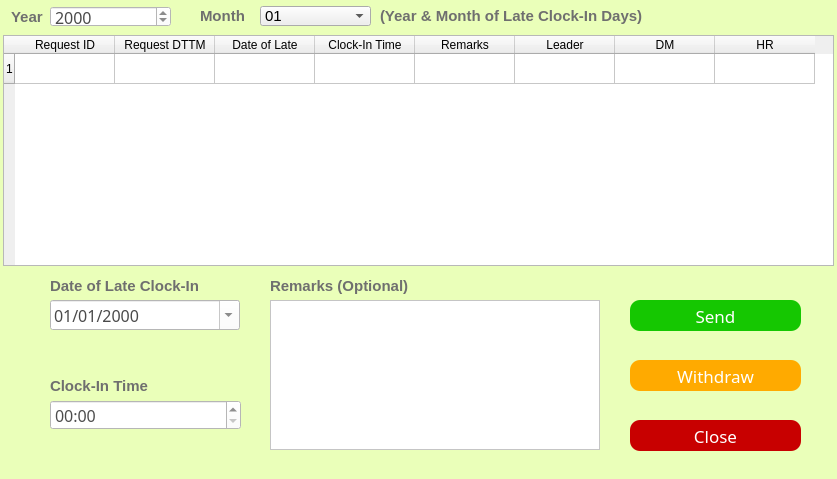
<?xml version="1.0" encoding="UTF-8"?>
<ui version="4.0">
 <class>ApplyLateClockIn</class>
 <widget class="QDialog" name="ApplyLateClockIn">
  <property name="geometry">
   <rect>
    <x>0</x>
    <y>0</y>
    <width>837</width>
    <height>479</height>
   </rect>
  </property>
  <property name="windowTitle">
   <string>Apply Late Clock-In</string>
  </property>
  <property name="styleSheet">
   <string notr="true">QDialog
{
	background-color: rgb(234, 255, 185)
}</string>
  </property>
  <widget class="QPushButton" name="pushButton">
   <property name="geometry">
    <rect>
     <x>630</x>
     <y>300</y>
     <width>171</width>
     <height>31</height>
    </rect>
   </property>
   <property name="font">
    <font>
     <family>Microsoft Yahei</family>
     <pointsize>13</pointsize>
    </font>
   </property>
   <property name="styleSheet">
    <string notr="true">QPushButton

{
    /*字体为微软雅黑*/
    font-family:Microsoft Yahei;
    /*字体大小为20点*/
    font-size:13pt;
    /*字体颜色为白色*/    
    color:white;
    /*背景颜色*/  
    background-color:rgb(21, 199, 1);
    /*边框圆角半径为8像素*/ 
    border-radius:10px;

}

/*按钮停留态*/
QPushButton:hover
{
    /*背景颜色*/  
    background-color:rgb(21, 175, 0);
    padding-left:-3px;
    /*上内边距为3像素，让按下时字向下移动3像素*/  
    padding-top:-3px;
	font-size:14pt;
}

/*按钮按下态*/
QPushButton:pressed
{
    /*背景颜色*/  
    background-color:rgb(0, 113, 0);
    /*左内边距为3像素，让按下时字向右移动3像素*/  
    padding-left:3px;
    /*上内边距为3像素，让按下时字向下移动3像素*/  
    padding-top:3px;
	font-size:13pt;
}</string>
   </property>
   <property name="text">
    <string>Send</string>
   </property>
  </widget>
  <widget class="QPushButton" name="pushButton_2">
   <property name="geometry">
    <rect>
     <x>630</x>
     <y>360</y>
     <width>171</width>
     <height>31</height>
    </rect>
   </property>
   <property name="font">
    <font>
     <family>Microsoft Yahei</family>
     <pointsize>13</pointsize>
    </font>
   </property>
   <property name="styleSheet">
    <string notr="true">QPushButton
{
    /*字体为微软雅黑*/
    font-family:Microsoft Yahei;
    /*字体大小为20点*/
    font-size:13pt;
    /*字体颜色为白色*/    
    color:white;
    /*背景颜色*/  
    background-color:rgb(255, 170, 0);
    /*边框圆角半径为8像素*/ 
    border-radius:10px;
}

/*按钮停留态*/
QPushButton:hover
{
    /*背景颜色*/  
    background-color:rgb(230, 153, 0);
    padding-left:-3px;
    /*上内边距为3像素，让按下时字向下移动3像素*/  
    padding-top:-3px;
	font-size:14pt;
}

/*按钮按下态*/
QPushButton:pressed
{
    /*背景颜色*/  
    background-color:rgb(197, 128, 0);
    /*左内边距为3像素，让按下时字向右移动3像素*/  
    padding-left:3px;
    /*上内边距为3像素，让按下时字向下移动3像素*/  
    padding-top:3px;
	font-size:13pt;
}</string>
   </property>
   <property name="text">
    <string>Withdraw</string>
   </property>
  </widget>
  <widget class="QTableWidget" name="tableWidget">
   <property name="geometry">
    <rect>
     <x>3</x>
     <y>35</y>
     <width>831</width>
     <height>231</height>
    </rect>
   </property>
   <property name="styleSheet">
    <string notr="true"/>
   </property>
   <property name="frameShape">
    <enum>QFrame::StyledPanel</enum>
   </property>
   <property name="frameShadow">
    <enum>QFrame::Sunken</enum>
   </property>
   <property name="sizeAdjustPolicy">
    <enum>QAbstractScrollArea::AdjustToContentsOnFirstShow</enum>
   </property>
   <property name="selectionBehavior">
    <enum>QAbstractItemView::SelectRows</enum>
   </property>
   <property name="showGrid">
    <bool>true</bool>
   </property>
   <property name="gridStyle">
    <enum>Qt::SolidLine</enum>
   </property>
   <property name="rowCount">
    <number>1</number>
   </property>
   <property name="columnCount">
    <number>8</number>
   </property>
   <attribute name="horizontalHeaderCascadingSectionResizes">
    <bool>true</bool>
   </attribute>
   <attribute name="verticalHeaderShowSortIndicator" stdset="0">
    <bool>false</bool>
   </attribute>
   <attribute name="verticalHeaderStretchLastSection">
    <bool>false</bool>
   </attribute>
   <row/>
   <column>
    <property name="text">
     <string>Request ID</string>
    </property>
    <property name="background">
     <color>
      <red>36</red>
      <green>236</green>
      <blue>239</blue>
     </color>
    </property>
   </column>
   <column>
    <property name="text">
     <string>Request DTTM</string>
    </property>
   </column>
   <column>
    <property name="text">
     <string>Date of Late</string>
    </property>
   </column>
   <column>
    <property name="text">
     <string>Clock-In Time</string>
    </property>
   </column>
   <column>
    <property name="text">
     <string>Remarks</string>
    </property>
   </column>
   <column>
    <property name="text">
     <string>Leader</string>
    </property>
   </column>
   <column>
    <property name="text">
     <string>DM</string>
    </property>
   </column>
   <column>
    <property name="text">
     <string>HR</string>
    </property>
   </column>
   <item row="0" column="0">
    <property name="text">
     <string/>
    </property>
   </item>
  </widget>
  <widget class="QDateEdit" name="dateEdit_3">
   <property name="geometry">
    <rect>
     <x>50</x>
     <y>300</y>
     <width>190</width>
     <height>30</height>
    </rect>
   </property>
   <property name="font">
    <font>
     <family>Microsoft Yahei</family>
     <pointsize>12</pointsize>
    </font>
   </property>
   <property name="styleSheet">
    <string notr="true">QDateEdit
{
    /*字体为微软雅黑*/
    font-family:Microsoft Yahei;
    /*字体大小为20点*/
	color:rgb(74, 74, 74);
   font-size:12pt;
	background-color:rgb(255, 255,255);
}

QDateEdit:hover
{
    /*背景颜色*/  
   background-color:rgb(229, 242, 255);
}

QDateEdit:focus
{
    /*背景颜色*/  
   background-color:rgb(229, 242, 255);
}</string>
   </property>
   <property name="wrapping">
    <bool>false</bool>
   </property>
   <property name="currentSection">
    <enum>QDateTimeEdit::DaySection</enum>
   </property>
   <property name="displayFormat">
    <string notr="true">dd/MM/yyyy</string>
   </property>
   <property name="calendarPopup">
    <bool>true</bool>
   </property>
  </widget>
  <widget class="QLabel" name="label">
   <property name="geometry">
    <rect>
     <x>50</x>
     <y>270</y>
     <width>181</width>
     <height>31</height>
    </rect>
   </property>
   <property name="font">
    <font>
     <family>Microsoft JhengHei UI</family>
     <pointsize>11</pointsize>
     <weight>75</weight>
     <bold>true</bold>
    </font>
   </property>
   <property name="styleSheet">
    <string notr="true">QLabel
{
	font-size:11pt;
	color:rgb(111,111,111);
}</string>
   </property>
   <property name="text">
    <string>Date of Late Clock-In</string>
   </property>
  </widget>
  <widget class="QLabel" name="label_2">
   <property name="geometry">
    <rect>
     <x>50</x>
     <y>370</y>
     <width>181</width>
     <height>31</height>
    </rect>
   </property>
   <property name="font">
    <font>
     <family>Microsoft JhengHei UI</family>
     <pointsize>11</pointsize>
     <weight>75</weight>
     <bold>true</bold>
    </font>
   </property>
   <property name="styleSheet">
    <string notr="true">QLabel
{
	font-size:11pt;
	color:rgb(111,111,111);
}</string>
   </property>
   <property name="text">
    <string>Clock-In Time</string>
   </property>
  </widget>
  <widget class="QLabel" name="label_3">
   <property name="geometry">
    <rect>
     <x>270</x>
     <y>270</y>
     <width>181</width>
     <height>31</height>
    </rect>
   </property>
   <property name="font">
    <font>
     <family>Microsoft JhengHei UI</family>
     <pointsize>11</pointsize>
     <weight>75</weight>
     <bold>true</bold>
    </font>
   </property>
   <property name="styleSheet">
    <string notr="true">QLabel
{
	font-size:11pt;
	color:rgb(111,111,111);
}</string>
   </property>
   <property name="text">
    <string>Remarks (Optional)</string>
   </property>
  </widget>
  <widget class="QTextEdit" name="textEdit">
   <property name="geometry">
    <rect>
     <x>270</x>
     <y>300</y>
     <width>330</width>
     <height>150</height>
    </rect>
   </property>
   <property name="styleSheet">
    <string notr="true">QTextEdit
{
    /*字体为微软雅黑*/
    font-family:Microsoft Yahei;
    /*字体大小为20点*/
	color:rgb(74, 74, 74);
   font-size:12pt;
	background-color:rgb(255, 255, 255);
}

QTextEdit:hover
{
    /*背景颜色*/  
   background-color:rgb(229, 242, 255);
}

QTextEdit:focus
{
    /*背景颜色*/  
   background-color:rgb(229, 242, 255);
}</string>
   </property>
  </widget>
  <widget class="QPushButton" name="pushButton_3">
   <property name="geometry">
    <rect>
     <x>630</x>
     <y>420</y>
     <width>171</width>
     <height>31</height>
    </rect>
   </property>
   <property name="font">
    <font>
     <family>Microsoft Yahei</family>
     <pointsize>13</pointsize>
    </font>
   </property>
   <property name="styleSheet">
    <string notr="true">QPushButton
{
    /*字体为微软雅黑*/
    font-family:Microsoft Yahei;
    /*字体大小为20点*/
    font-size:13pt;
    /*字体颜色为白色*/    
    color:white;
    /*背景颜色*/  
    background-color:rgb(200, 0, 0);
    /*边框圆角半径为8像素*/ 
    border-radius:10px;
}

/*按钮停留态*/
QPushButton:hover
{
    /*背景颜色*/  
    background-color:rgb(176, 0, 0);
    padding-left:-3px;
    /*上内边距为3像素，让按下时字向下移动3像素*/  
    padding-top:-3px;
	 font-size:14pt;
}

/*按钮按下态*/
QPushButton:pressed
{
    /*背景颜色*/  
    background-color:rgb(147, 0, 0);
    /*左内边距为3像素，让按下时字向右移动3像素*/  
	font-size:13pt;
    padding-left:3px;
    /*上内边距为3像素，让按下时字向下移动3像素*/  
    padding-top:3px;}</string>
   </property>
   <property name="text">
    <string>Close</string>
   </property>
  </widget>
  <widget class="QTimeEdit" name="timeEdit_2">
   <property name="geometry">
    <rect>
     <x>50</x>
     <y>400</y>
     <width>191</width>
     <height>30</height>
    </rect>
   </property>
   <property name="styleSheet">
    <string notr="true">QTimeEdit
{
    /*字体为微软雅黑*/
    font-family:Microsoft Yahei;
    /*字体大小为20点*/
	color:rgb(77,77,77);
   font-size:12pt;
	background-color:rgb(255, 255, 255);
}
QTimeEdit:hover
{
    /*背景颜色*/  
   background-color:rgb(229, 242, 255);
}

QTimeEdit:focus
{
    /*背景颜色*/  
   background-color:rgb(229, 242, 255);
}</string>
   </property>
   <property name="accelerated">
    <bool>true</bool>
   </property>
   <property name="correctionMode">
    <enum>QAbstractSpinBox::CorrectToPreviousValue</enum>
   </property>
   <property name="showGroupSeparator" stdset="0">
    <bool>true</bool>
   </property>
   <property name="minimumDateTime">
    <datetime>
     <hour>0</hour>
     <minute>0</minute>
     <second>0</second>
     <year>2000</year>
     <month>1</month>
     <day>3</day>
    </datetime>
   </property>
   <property name="displayFormat">
    <string notr="true">hh:mm</string>
   </property>
   <property name="calendarPopup">
    <bool>true</bool>
   </property>
  </widget>
  <widget class="QDateEdit" name="dateEdit">
   <property name="geometry">
    <rect>
     <x>50</x>
     <y>6</y>
     <width>121</width>
     <height>21</height>
    </rect>
   </property>
   <property name="styleSheet">
    <string notr="true">QDateEdit
{
    /*字体为微软雅黑*/
    font-family:Microsoft Yahei;
    /*字体大小为20点*/
	color:rgb(74, 74, 74);
   font-size:12pt;
	background-color:rgb(255, 255,255);
}

QDateEdit:hover
{
    /*背景颜色*/  
   background-color:rgb(229, 242, 255);
}

QDateEdit:focus
{
    /*背景颜色*/  
   background-color:rgb(229, 242, 255);
}</string>
   </property>
   <property name="displayFormat">
    <string notr="true">yyyy</string>
   </property>
  </widget>
  <widget class="QLabel" name="label_29">
   <property name="geometry">
    <rect>
     <x>11</x>
     <y>1</y>
     <width>41</width>
     <height>31</height>
    </rect>
   </property>
   <property name="font">
    <font>
     <family>Microsoft JhengHei UI</family>
     <pointsize>11</pointsize>
     <weight>75</weight>
     <bold>true</bold>
    </font>
   </property>
   <property name="styleSheet">
    <string notr="true">QLabel
{
	font-size:11pt;
	color:rgb(111,111,111);
}</string>
   </property>
   <property name="text">
    <string>Year</string>
   </property>
  </widget>
  <widget class="QComboBox" name="comboBox_3">
   <property name="geometry">
    <rect>
     <x>260</x>
     <y>6</y>
     <width>111</width>
     <height>20</height>
    </rect>
   </property>
   <property name="font">
    <font>
     <pointsize>11</pointsize>
    </font>
   </property>
   <property name="autoFillBackground">
    <bool>false</bool>
   </property>
   <property name="styleSheet">
    <string notr="true">QComboBox

    {font-family:Microsoft Yahei;
    /*字体大小为20点*/
	color:color:rgb(74, 74, 74);
   font-size:12pt;

}
</string>
   </property>
   <property name="editable">
    <bool>false</bool>
   </property>
   <property name="currentText">
    <string>01</string>
   </property>
   <property name="currentIndex">
    <number>0</number>
   </property>
   <property name="insertPolicy">
    <enum>QComboBox::InsertAtBottom</enum>
   </property>
   <property name="frame">
    <bool>true</bool>
   </property>
   <item>
    <property name="text">
     <string>01</string>
    </property>
   </item>
   <item>
    <property name="text">
     <string>02</string>
    </property>
   </item>
   <item>
    <property name="text">
     <string>03</string>
    </property>
   </item>
   <item>
    <property name="text">
     <string>04</string>
    </property>
   </item>
   <item>
    <property name="text">
     <string>05</string>
    </property>
   </item>
   <item>
    <property name="text">
     <string>06</string>
    </property>
   </item>
   <item>
    <property name="text">
     <string>07</string>
    </property>
   </item>
   <item>
    <property name="text">
     <string>08</string>
    </property>
   </item>
   <item>
    <property name="text">
     <string>09</string>
    </property>
   </item>
   <item>
    <property name="text">
     <string>10</string>
    </property>
   </item>
   <item>
    <property name="text">
     <string>11</string>
    </property>
   </item>
   <item>
    <property name="text">
     <string>12</string>
    </property>
   </item>
   <item>
    <property name="text">
     <string>All</string>
    </property>
   </item>
  </widget>
  <widget class="QLabel" name="label_30">
   <property name="geometry">
    <rect>
     <x>200</x>
     <y>0</y>
     <width>61</width>
     <height>31</height>
    </rect>
   </property>
   <property name="font">
    <font>
     <family>Microsoft JhengHei UI</family>
     <pointsize>11</pointsize>
     <weight>75</weight>
     <bold>true</bold>
    </font>
   </property>
   <property name="styleSheet">
    <string notr="true">QLabel
{
	font-size:11pt;
	color:rgb(111,111,111);
}</string>
   </property>
   <property name="text">
    <string>Month</string>
   </property>
  </widget>
  <widget class="QLabel" name="label_4">
   <property name="geometry">
    <rect>
     <x>380</x>
     <y>0</y>
     <width>321</width>
     <height>31</height>
    </rect>
   </property>
   <property name="font">
    <font>
     <family>Microsoft JhengHei UI</family>
     <pointsize>11</pointsize>
     <weight>75</weight>
     <bold>true</bold>
    </font>
   </property>
   <property name="styleSheet">
    <string notr="true">QLabel
{
	font-size:11pt;
	color:rgb(111,111,111);
}</string>
   </property>
   <property name="text">
    <string>(Year &amp; Month of Late Clock-In Days)</string>
   </property>
  </widget>
 </widget>
 <resources/>
 <connections/>
</ui>
